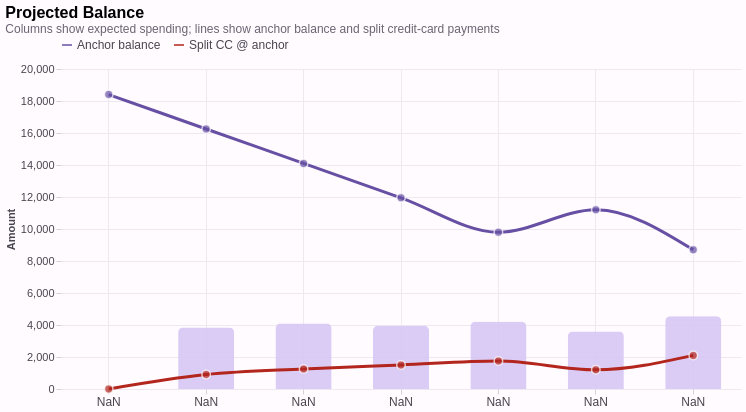

The Vega-Lite source for this figure:
### Vega-Lite specification from a JSON file in a GitHub repository (floating-point values rounded to 4 significant figures)
{"$schema": "https://vega.github.io/schema/vega-lite/v5.json", "description": "Expected spending columns with anchor balance and split credit-card payments as lines.", "title": {"text": "Projected Balance", "subtitle": "Columns show expected spending; lines show anchor balance and split credit-card payments", "anchor": "start", "fontSize": 16, "subtitleFontSize": 12, "subtitleColor": "#6b6472"}, "width": 680, "height": 320, "data": {"values": [{"date": "2026-01-10", "anchorBalance": 18400, "spendingAtAnchor": 0, "splitCcAtAnchor": 0}, {"date": "2026-02-10", "anchorBalance": 16250, "spendingAtAnchor": 3850, "splitCcAtAnchor": 900}, {"date": "2026-03-10", "anchorBalance": 14100, "spendingAtAnchor": 4100, "splitCcAtAnchor": 1250}, {"date": "2026-04-10", "anchorBalance": 11950, "spendingAtAnchor": 3950, "splitCcAtAnchor": 1500}, {"date": "2026-05-10", "anchorBalance": 9800, "spendingAtAnchor": 4200, "splitCcAtAnchor": 1750}, {"date": "2026-06-10", "anchorBalance": 11200, "spendingAtAnchor": 3600, "splitCcAtAnchor": 1200}, {"date": "2026-07-10", "anchorBalance": 8700, "spendingAtAnchor": 4550, "splitCcAtAnchor": 2100}]}, "transform": [{"calculate": "datum.spendingAtAnchor", "as": "expectedSpending"}, {"calculate": "datum.splitCcAtAnchor", "as": "creditCardPayments"}], "layer": [{"mark": {"type": "bar", "cornerRadiusTopLeft": 5, "cornerRadiusTopRight": 5, "color": "#d7c8f5", "opacity": 0.92, "width": 56}, "encoding": {"x": {"field": "date", "type": "ordinal", "title": null, "sort": {"field": "date", "order": "ascending"}, "scale": {"paddingInner": 0.08, "paddingOuter": 0.03}, "axis": {"labelExpr": "timeFormat(toDate(datum.label), '%b %d')", "labelAngle": 0, "labelFontSize": 12, "labelColor": "#49454f"}}, "y": {"field": "expectedSpending", "type": "quantitative", "title": "Amount", "axis": {"format": ",.0f", "labelFontSize": 11}}, "tooltip": [{"field": "date", "type": "temporal", "title": "Anchor period", "format": "%b %d, %Y"}, {"field": "expectedSpending", "type": "quantitative", "title": "Expected spending", "format": ",.0f"}, {"field": "anchorBalance", "type": "quantitative", "title": "Anchor balance", "format": ",.0f"}, {"field": "creditCardPayments", "type": "quantitative", "title": "Split CC @ anchor", "format": ",.0f"}]}}, {"transform": [{"fold": ["anchorBalance", "creditCardPayments"], "as": ["lineKey", "lineValue"]}, {"calculate": "datum.lineKey === 'anchorBalance' ? 'Anchor balance' : 'Split CC @ anchor'", "as": "lineMetric"}], "mark": {"type": "line", "strokeWidth": 3, "interpolate": "monotone"}, "encoding": {"x": {"field": "date", "type": "ordinal", "sort": {"field": "date", "order": "ascending"}, "scale": {"paddingInner": 0.08, "paddingOuter": 0.03}}, "y": {"field": "lineValue", "type": "quantitative"}, "color": {"field": "lineMetric", "type": "nominal", "scale": {"domain": ["Anchor balance", "Split CC @ anchor"], "range": ["#6750a4", "#b3261e"]}, "legend": {"orient": "top", "title": null, "labelFontSize": 12, "symbolType": "stroke"}}, "tooltip": [{"field": "date", "type": "temporal", "title": "Anchor period", "format": "%b %d, %Y"}, {"field": "lineMetric", "type": "nominal", "title": "Metric"}, {"field": "lineValue", "type": "quantitative", "title": "Amount", "format": ",.0f"}]}}, {"transform": [{"fold": ["anchorBalance", "creditCardPayments"], "as": ["lineKey", "lineValue"]}, {"calculate": "datum.lineKey === 'anchorBalance' ? 'Anchor balance' : 'Split CC @ anchor'", "as": "lineMetric"}], "mark": {"type": "point", "filled": true, "size": 72, "stroke": "white", "strokeWidth": 1.5}, "encoding": {"x": {"field": "date", "type": "ordinal", "sort": {"field": "date", "order": "ascending"}, "scale": {"paddingInner": 0.08, "paddingOuter": 0.03}}, "y": {"field": "lineValue", "type": "quantitative"}, "color": {"field": "lineMetric", "type": "nominal", "scale": {"domain": ["Anchor balance", "Split CC @ anchor"], "range": ["#6750a4", "#b3261e"]}, "legend": null}, "tooltip": [{"field": "date", "type": "temporal", "title": "Anchor period", "format": "%b %d, %Y"}, {"field": "lineMetric", "type": "nominal", "title": "Metric"}, {"field": "lineValue", "type": "quantitative", "title": "Amount", "format": ",.0f"}]}}], "config": {"background": "#fffbff", "view": {"stroke": null}, "axis": {"grid": true, "gridColor": "#eee8f1", "domain": false, "tickColor": "#d7d0dd", "labelColor": "#49454f", "titleColor": "#49454f"}, "legend": {"labelColor": "#49454f"}}}
